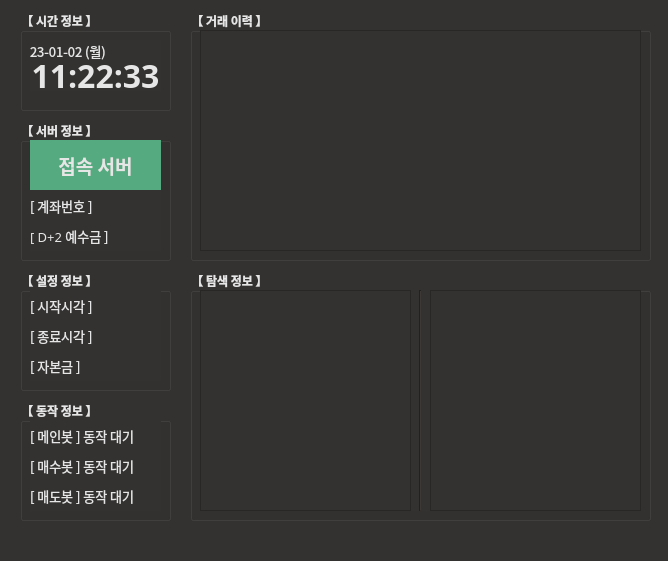
<?xml version="1.0" encoding="UTF-8"?>
<ui version="4.0">
 <class>MainWindow</class>
 <widget class="QMainWindow" name="MainWindow">
  <property name="geometry">
   <rect>
    <x>0</x>
    <y>0</y>
    <width>668</width>
    <height>561</height>
   </rect>
  </property>
  <property name="windowTitle">
   <string>Short Punch Trader</string>
  </property>
  <property name="windowIcon">
   <iconset>
    <normaloff>trader_ui_ShortPunch.png</normaloff>trader_ui_ShortPunch.png</iconset>
  </property>
  <property name="styleSheet">
   <string notr="true">background-color: rgb(52, 50, 48);
color: rgb(230, 230, 230);</string>
  </property>
  <widget class="QWidget" name="centralwidget">
   <widget class="QGroupBox" name="gb_info_server">
    <property name="geometry">
     <rect>
      <x>20</x>
      <y>120</y>
      <width>151</width>
      <height>141</height>
     </rect>
    </property>
    <property name="font">
     <font>
      <family>맑은 고딕</family>
      <weight>75</weight>
      <italic>false</italic>
      <bold>true</bold>
     </font>
    </property>
    <property name="title">
     <string>【 서버 정보 】</string>
    </property>
    <property name="alignment">
     <set>Qt::AlignLeading|Qt::AlignLeft|Qt::AlignVCenter</set>
    </property>
    <widget class="QLabel" name="lb_info_server">
     <property name="geometry">
      <rect>
       <x>10</x>
       <y>20</y>
       <width>131</width>
       <height>51</height>
      </rect>
     </property>
     <property name="font">
      <font>
       <family>맑은 고딕</family>
       <pointsize>14</pointsize>
       <weight>75</weight>
       <italic>false</italic>
       <bold>true</bold>
      </font>
     </property>
     <property name="styleSheet">
      <string notr="true">background-color: rgb(85, 170, 127);</string>
     </property>
     <property name="text">
      <string>접속 서버</string>
     </property>
     <property name="alignment">
      <set>Qt::AlignCenter</set>
     </property>
    </widget>
    <widget class="QLabel" name="lb_info_account">
     <property name="geometry">
      <rect>
       <x>10</x>
       <y>70</y>
       <width>131</width>
       <height>31</height>
      </rect>
     </property>
     <property name="font">
      <font>
       <family>맑은 고딕</family>
       <pointsize>10</pointsize>
       <weight>50</weight>
       <italic>false</italic>
       <bold>false</bold>
      </font>
     </property>
     <property name="styleSheet">
      <string notr="true">
</string>
     </property>
     <property name="text">
      <string>[ 계좌번호 ]</string>
     </property>
     <property name="alignment">
      <set>Qt::AlignLeading|Qt::AlignLeft|Qt::AlignVCenter</set>
     </property>
    </widget>
    <widget class="QLabel" name="lb_info_cash">
     <property name="geometry">
      <rect>
       <x>10</x>
       <y>100</y>
       <width>131</width>
       <height>31</height>
      </rect>
     </property>
     <property name="font">
      <font>
       <family>맑은 고딕</family>
       <pointsize>10</pointsize>
       <weight>50</weight>
       <italic>false</italic>
       <bold>false</bold>
      </font>
     </property>
     <property name="styleSheet">
      <string notr="true"/>
     </property>
     <property name="text">
      <string>[ D+2 예수금 ]</string>
     </property>
     <property name="alignment">
      <set>Qt::AlignLeading|Qt::AlignLeft|Qt::AlignVCenter</set>
     </property>
    </widget>
   </widget>
   <widget class="QGroupBox" name="gb_history_trade">
    <property name="geometry">
     <rect>
      <x>190</x>
      <y>10</y>
      <width>461</width>
      <height>251</height>
     </rect>
    </property>
    <property name="font">
     <font>
      <family>맑은 고딕</family>
      <pointsize>9</pointsize>
      <weight>75</weight>
      <bold>true</bold>
     </font>
    </property>
    <property name="title">
     <string>【 거래 이력 】</string>
    </property>
    <widget class="QTableView" name="tv_history_trade">
     <property name="geometry">
      <rect>
       <x>10</x>
       <y>20</y>
       <width>441</width>
       <height>221</height>
      </rect>
     </property>
     <property name="font">
      <font>
       <family>맑은 고딕</family>
       <pointsize>9</pointsize>
       <weight>75</weight>
       <bold>true</bold>
      </font>
     </property>
     <property name="styleSheet">
      <string notr="true"/>
     </property>
     <property name="sizeAdjustPolicy">
      <enum>QAbstractScrollArea::AdjustToContents</enum>
     </property>
     <property name="sortingEnabled">
      <bool>true</bool>
     </property>
    </widget>
   </widget>
   <widget class="QGroupBox" name="gb_info_setting">
    <property name="geometry">
     <rect>
      <x>20</x>
      <y>270</y>
      <width>151</width>
      <height>121</height>
     </rect>
    </property>
    <property name="font">
     <font>
      <family>맑은 고딕</family>
      <weight>75</weight>
      <bold>true</bold>
     </font>
    </property>
    <property name="title">
     <string>【 설정 정보 】</string>
    </property>
    <widget class="QLabel" name="lb_time_start">
     <property name="geometry">
      <rect>
       <x>10</x>
       <y>20</y>
       <width>131</width>
       <height>31</height>
      </rect>
     </property>
     <property name="font">
      <font>
       <family>맑은 고딕</family>
       <pointsize>10</pointsize>
       <weight>50</weight>
       <italic>false</italic>
       <bold>false</bold>
      </font>
     </property>
     <property name="styleSheet">
      <string notr="true"/>
     </property>
     <property name="text">
      <string>[ 시작시각 ]</string>
     </property>
     <property name="alignment">
      <set>Qt::AlignLeading|Qt::AlignLeft|Qt::AlignVCenter</set>
     </property>
    </widget>
    <widget class="QLabel" name="lb_time_end">
     <property name="geometry">
      <rect>
       <x>10</x>
       <y>50</y>
       <width>131</width>
       <height>31</height>
      </rect>
     </property>
     <property name="font">
      <font>
       <family>맑은 고딕</family>
       <pointsize>10</pointsize>
       <weight>50</weight>
       <italic>false</italic>
       <bold>false</bold>
      </font>
     </property>
     <property name="styleSheet">
      <string notr="true"/>
     </property>
     <property name="text">
      <string>[ 종료시각 ]</string>
     </property>
     <property name="alignment">
      <set>Qt::AlignLeading|Qt::AlignLeft|Qt::AlignVCenter</set>
     </property>
    </widget>
    <widget class="QLabel" name="lb_cash_max">
     <property name="geometry">
      <rect>
       <x>10</x>
       <y>80</y>
       <width>131</width>
       <height>31</height>
      </rect>
     </property>
     <property name="font">
      <font>
       <family>맑은 고딕</family>
       <pointsize>10</pointsize>
       <weight>50</weight>
       <italic>false</italic>
       <bold>false</bold>
      </font>
     </property>
     <property name="styleSheet">
      <string notr="true"/>
     </property>
     <property name="text">
      <string>[ 자본금 ]</string>
     </property>
     <property name="alignment">
      <set>Qt::AlignLeading|Qt::AlignLeft|Qt::AlignVCenter</set>
     </property>
    </widget>
   </widget>
   <widget class="QGroupBox" name="gb_info_run">
    <property name="geometry">
     <rect>
      <x>20</x>
      <y>400</y>
      <width>151</width>
      <height>121</height>
     </rect>
    </property>
    <property name="font">
     <font>
      <family>맑은 고딕</family>
      <weight>75</weight>
      <bold>true</bold>
     </font>
    </property>
    <property name="title">
     <string>【 동작 정보 】</string>
    </property>
    <widget class="QLabel" name="lb_run_mainbot">
     <property name="geometry">
      <rect>
       <x>10</x>
       <y>20</y>
       <width>131</width>
       <height>31</height>
      </rect>
     </property>
     <property name="font">
      <font>
       <family>맑은 고딕</family>
       <pointsize>10</pointsize>
       <weight>50</weight>
       <italic>false</italic>
       <bold>false</bold>
      </font>
     </property>
     <property name="styleSheet">
      <string notr="true"/>
     </property>
     <property name="text">
      <string>[ 메인봇 ] 동작 대기</string>
     </property>
     <property name="alignment">
      <set>Qt::AlignLeading|Qt::AlignLeft|Qt::AlignVCenter</set>
     </property>
    </widget>
    <widget class="QLabel" name="lb_run_buybot">
     <property name="geometry">
      <rect>
       <x>10</x>
       <y>50</y>
       <width>131</width>
       <height>31</height>
      </rect>
     </property>
     <property name="font">
      <font>
       <family>맑은 고딕</family>
       <pointsize>10</pointsize>
       <weight>50</weight>
       <italic>false</italic>
       <bold>false</bold>
      </font>
     </property>
     <property name="styleSheet">
      <string notr="true"/>
     </property>
     <property name="text">
      <string>[ 매수봇 ] 동작 대기</string>
     </property>
     <property name="alignment">
      <set>Qt::AlignLeading|Qt::AlignLeft|Qt::AlignVCenter</set>
     </property>
    </widget>
    <widget class="QLabel" name="lb_run_sellbot">
     <property name="geometry">
      <rect>
       <x>10</x>
       <y>80</y>
       <width>131</width>
       <height>31</height>
      </rect>
     </property>
     <property name="font">
      <font>
       <family>맑은 고딕</family>
       <pointsize>10</pointsize>
       <weight>50</weight>
       <italic>false</italic>
       <bold>false</bold>
      </font>
     </property>
     <property name="styleSheet">
      <string notr="true"/>
     </property>
     <property name="text">
      <string>[ 매도봇 ] 동작 대기</string>
     </property>
     <property name="alignment">
      <set>Qt::AlignLeading|Qt::AlignLeft|Qt::AlignVCenter</set>
     </property>
    </widget>
   </widget>
   <widget class="QGroupBox" name="gb_info_bot">
    <property name="geometry">
     <rect>
      <x>190</x>
      <y>270</y>
      <width>461</width>
      <height>251</height>
     </rect>
    </property>
    <property name="font">
     <font>
      <family>맑은 고딕</family>
      <weight>75</weight>
      <bold>true</bold>
     </font>
    </property>
    <property name="title">
     <string>【 탐색 정보 】</string>
    </property>
    <widget class="Line" name="line">
     <property name="geometry">
      <rect>
       <x>220</x>
       <y>20</y>
       <width>20</width>
       <height>221</height>
      </rect>
     </property>
     <property name="font">
      <font>
       <family>맑은 고딕</family>
       <weight>75</weight>
       <bold>true</bold>
      </font>
     </property>
     <property name="orientation">
      <enum>Qt::Vertical</enum>
     </property>
    </widget>
    <widget class="QPlainTextEdit" name="te_info_buybot">
     <property name="geometry">
      <rect>
       <x>10</x>
       <y>20</y>
       <width>211</width>
       <height>221</height>
      </rect>
     </property>
     <property name="font">
      <font>
       <family>맑은 고딕</family>
       <weight>50</weight>
       <bold>false</bold>
      </font>
     </property>
     <property name="horizontalScrollBarPolicy">
      <enum>Qt::ScrollBarAlwaysOff</enum>
     </property>
    </widget>
    <widget class="QPlainTextEdit" name="te_info_sellbot">
     <property name="geometry">
      <rect>
       <x>240</x>
       <y>20</y>
       <width>211</width>
       <height>221</height>
      </rect>
     </property>
     <property name="font">
      <font>
       <family>맑은 고딕</family>
       <weight>50</weight>
       <bold>false</bold>
      </font>
     </property>
     <property name="horizontalScrollBarPolicy">
      <enum>Qt::ScrollBarAlwaysOff</enum>
     </property>
    </widget>
   </widget>
   <widget class="QGroupBox" name="gb_info_time">
    <property name="geometry">
     <rect>
      <x>20</x>
      <y>10</y>
      <width>151</width>
      <height>101</height>
     </rect>
    </property>
    <property name="font">
     <font>
      <family>맑은 고딕</family>
      <weight>75</weight>
      <italic>false</italic>
      <bold>true</bold>
     </font>
    </property>
    <property name="title">
     <string>【 시간 정보 】</string>
    </property>
    <property name="alignment">
     <set>Qt::AlignLeading|Qt::AlignLeft|Qt::AlignVCenter</set>
    </property>
    <widget class="QLabel" name="lb_info_date">
     <property name="geometry">
      <rect>
       <x>10</x>
       <y>30</y>
       <width>131</width>
       <height>21</height>
      </rect>
     </property>
     <property name="font">
      <font>
       <family>맑은 고딕</family>
       <pointsize>10</pointsize>
       <weight>50</weight>
       <italic>false</italic>
       <bold>false</bold>
      </font>
     </property>
     <property name="styleSheet">
      <string notr="true"/>
     </property>
     <property name="text">
      <string>23-01-02 (월)</string>
     </property>
     <property name="alignment">
      <set>Qt::AlignJustify|Qt::AlignVCenter</set>
     </property>
    </widget>
    <widget class="QLabel" name="lb_info_time">
     <property name="geometry">
      <rect>
       <x>10</x>
       <y>50</y>
       <width>131</width>
       <height>31</height>
      </rect>
     </property>
     <property name="font">
      <font>
       <family>맑은 고딕</family>
       <pointsize>24</pointsize>
       <weight>75</weight>
       <italic>false</italic>
       <bold>true</bold>
      </font>
     </property>
     <property name="styleSheet">
      <string notr="true"/>
     </property>
     <property name="text">
      <string>11:22:33</string>
     </property>
     <property name="alignment">
      <set>Qt::AlignCenter</set>
     </property>
    </widget>
   </widget>
  </widget>
  <widget class="QMenuBar" name="menubar">
   <property name="geometry">
    <rect>
     <x>0</x>
     <y>0</y>
     <width>668</width>
     <height>21</height>
    </rect>
   </property>
  </widget>
  <widget class="QStatusBar" name="statusbar"/>
 </widget>
 <resources/>
 <connections/>
</ui>
